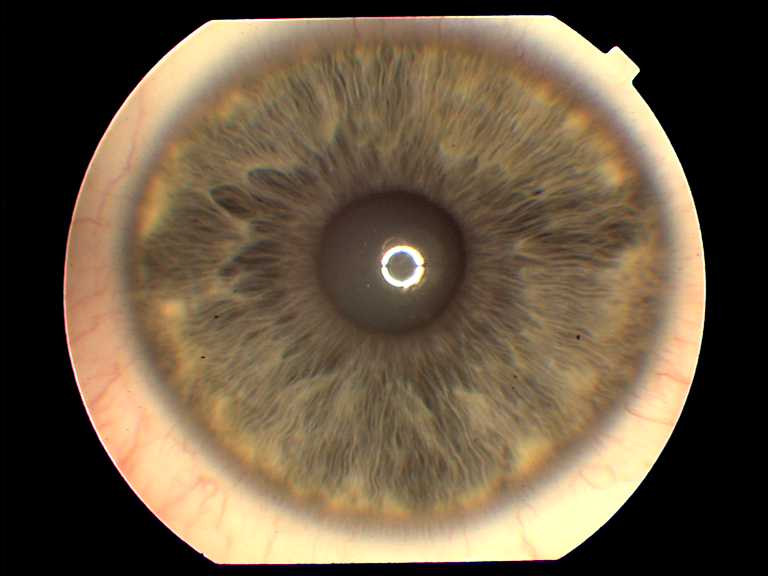
#> input picture iris-recognition/iris_database_train/irisA_1.png, 768 x 576 px, found by its file name; its folder holds only this picture in this run
$ python iris_classic.py
#> lines starting #> are read from the running program, lines starting #| are printed output that depends on the picture; after the words box and inside, x2 and y2 are one past the last pixel; in counts of white or black regions, pixels touching at a corner belong together
import os
import cv2
import numpy as np
from math import cos, sin, pi

class Circle:
    def __init__(self, a, b, radius):
        self.a = a
        self.b = b
        self.radius = radius

def exploding_circle_iris(image, a, b, value_to_decrease_radius, value_to_decrease_step_seed):
#To further improve the pupil centre we should run the function a second time -
#with the initial location from the previous set, decreased radius (by about 20)
#and smaller step between seed points (fine grain search).
    initial_radius = 50 - value_to_decrease_radius
    upper_limit_radius = 200 - value_to_decrease_radius

    initial_angle = 0
    upper_limit_angle = 360

    step = 5
    seed_point_steps = 3 - value_to_decrease_step_seed

    best_circle = Circle(0,0,0)
    best_brightness = 0
    bright_sum = 0

    for dx in range(-5,6):
        for dy in range(-5,6):
            a1 = a + seed_point_steps * dx
            b1 = b + seed_point_steps * dy

            for radius in range(initial_radius, upper_limit_radius, step):
                for angle in range(initial_angle, upper_limit_angle, step):

                    a2 = int(radius * cos((angle*pi)/180) + a1)
                    b2 = int(radius * sin((angle)*pi/180) + b1)

                    bright_sum += image[b2, a2]

                average_brightness = bright_sum / float(step)

                if (best_brightness > average_brightness):
                    best_brightness = average_brightness
                    best_circle = Circle(a1, b1, radius)

                bright_sum = 0

    return best_circle

def exploiding_half_circles(image, a, b, left):
    initial_radius = 50
    upper_limit_radius = 200

    initial_angle = 0
    upper_limit_angle = 360

    step = 5
    seed_point_steps = 3

    previous_brighness = None

    best_circle = Circle(0, 0, 0)

    for radius in range(initial_radius, upper_limit_radius, step):
        brightness_sum = 0

    image_copie=image.copy()

    for angle in range(-45+180*left, 45+180*left, step):

        x2 = int(radius * cos((angle*pi)/180) + a)
        y2 = int(radius * sin((angle)*pi/180) + b)

        #check that the coordinates are inside the image
        if x2<0 or x2>=image.shape[1] or y2<0 or y2>=image.shape[0]:
            break

        brightness_sum += image[y2,x2]

    average_brightness = float(brightness_sum) / ((120)/ float(step))

    if previous_brighness != None:
        if max_diff<(average_brightness-previous_brighness):
            max_diff =(average_brightness-previous_brighness)
            best_circle = Circle(a, b, radius-step)

    previous_brighness = average_brightness

    return best_circle


def remove_glare(image):
    H = cv2.calcHist([image], [0], None, [256], [0, 256])
    # plt.plot(H[150:])
    # plt.show()
    idx = np.argmax(H[150:]) + 151
    binary = cv2.threshold(image, idx, 255, cv2.THRESH_BINARY)[1]

    st3 = np.ones((3, 3), dtype="uint8")
    st7 = np.ones((7, 7), dtype="uint8")

    binary = cv2.morphologyEx(binary, cv2.MORPH_OPEN, st3)
    binary = cv2.morphologyEx(binary, cv2.MORPH_DILATE, st3, iterations=2)

    im_floodfill = binary.copy()

    h, w = im_floodfill.shape[:2]
    mask = np.zeros((h + 2, w + 2), np.uint8)

    cv2.floodFill(im_floodfill, mask, (0, 0), 255)

    im_floodfill_inv = cv2.bitwise_not(im_floodfill)
    im_out = binary | im_floodfill_inv
    im_out = cv2.morphologyEx(im_out, cv2.MORPH_DILATE, st7, iterations=1)
    _, _, stats, cents = cv2.connectedComponentsWithStats(im_out)
    cx, cy = 0, 0
    for st, cent in zip(stats, cents):
        if 1500 < st[4] < 3000:
            if 0.9 < st[2] / st[3] < 1.1:
                cx, cy = cent.astype(int)
                r = st[2] // 2
                cv2.circle(image, (cx, cy), r, (125, 125, 125), thickness=2)

    image = np.where(im_out, 80, image)
    image = cv2.medianBlur(image, 5)

    return image, cx, cy


def main(data_path):
#> called with data_path = './iris_database_train'
    data_path = '/home/anastasia/Έγγραφα/biometrics/lab5/iris_database_train/'
    # Get files from data path
    filename_list = [
        f for f in os.listdir(data_path) if os.path.isfile(os.path.join(data_path, f))
    ]

    for filename in filename_list:
        # Read image
        img = cv2.imread(os.path.join(data_path, filename))
#> img is the input picture: shape (576, 768, 3); mean B, G, R 66.4, 88.1, 104.6

        # Convert to gray
        gray = cv2.cvtColor(img, cv2.COLOR_BGR2GRAY)
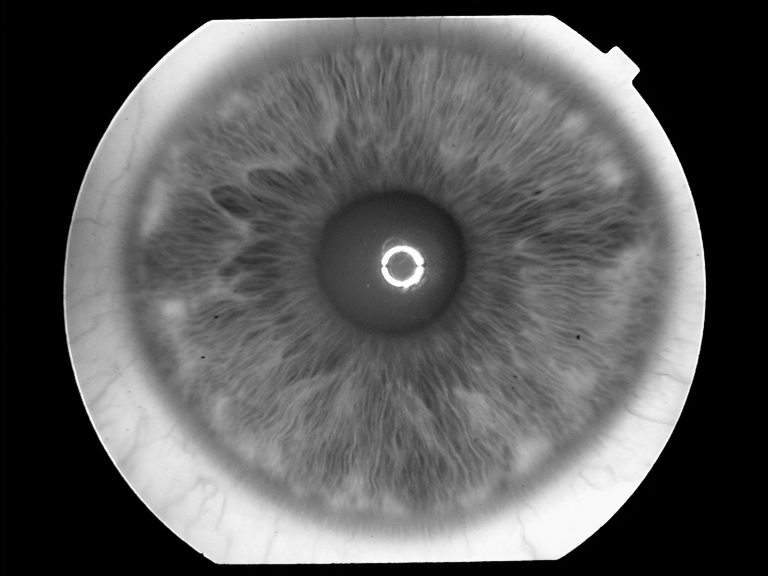
#> gray: shape (576, 768); min 0, max 255, mean 90.6

        # Remove glare
        img_no_glare, x, y = remove_glare(gray)
#> in remove_glare, `H = cv2.calcHist([image], [0], None, [256], [0, 256])`: H = 256 values, max 133023 at index 0, min 17 at index 22, mean 1728
#> in remove_glare, `idx = np.argmax(H[150:]) + 151`: idx = 249
#> in remove_glare, `binary = cv2.threshold(image, idx, 255, cv2.THRESH_BINARY)[1]`:
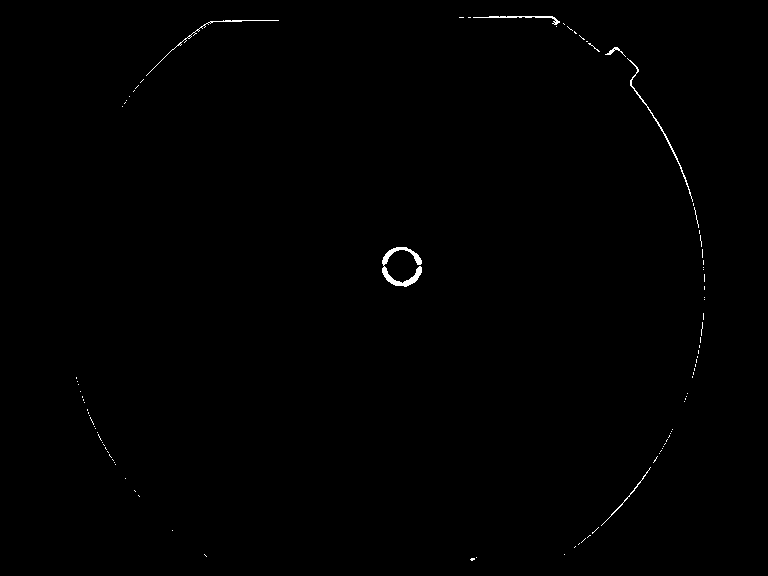
#> binary: shape (576, 768); 0.35% white in thin lines or dots, all inside (x1, y1, x2, y2) = (76, 16, 705, 561)
#> in remove_glare, `binary = cv2.morphologyEx(binary, cv2.MORPH_OPEN, st3)`:
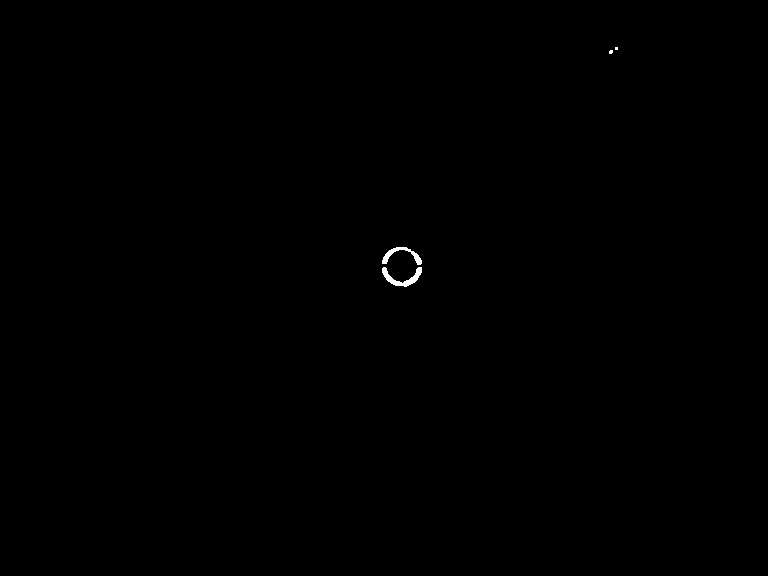
#> binary: shape (576, 768); 0.12% white; 4 white regions (2 under 20 px), largest, box (x1, y1, x2, y2) and area: (382, 267, 422, 287) 283, (382, 247, 422, 265) 222
#> in remove_glare, `binary = cv2.morphologyEx(binary, cv2.MORPH_DILATE, st3, iterations=2)`:
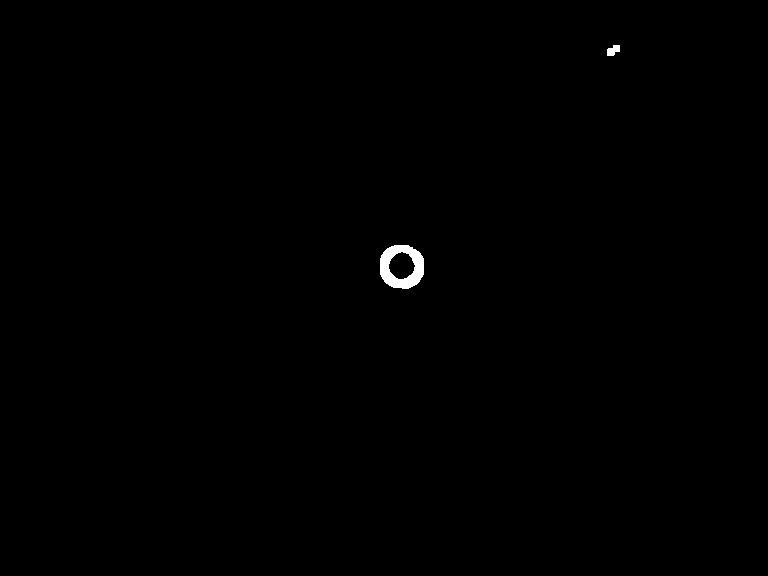
#> binary: shape (576, 768); 0.27% white; 2 white regions, box (x1, y1, x2, y2) and area: (380, 245, 424, 289) 1103, (607, 45, 620, 56) 103
#> in remove_glare, `cv2.floodFill(im_floodfill, mask, (0, 0), 255)`:
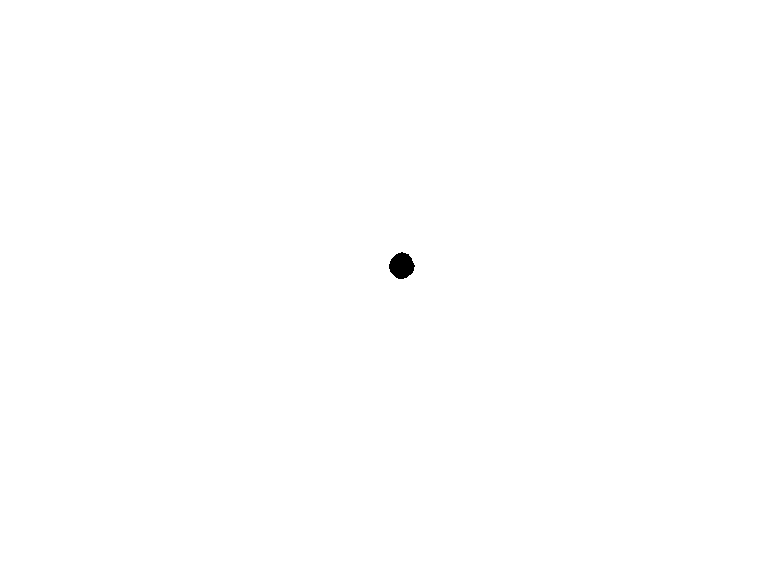
#> im_floodfill: shape (576, 768); 99.9% white; 1 black region, box (x1, y1, x2, y2) and area: (389, 252, 415, 279) 506
#> in remove_glare, `im_out = binary | im_floodfill_inv`: im_out: shape (576, 768); 0.39% white; 2 white regions, box (x1, y1, x2, y2) and area: (380, 245, 424, 289) 1609, (607, 45, 620, 56) 103
#> in remove_glare, `im_out = cv2.morphologyEx(im_out, cv2.MORPH_DILATE, st7, iterations=1)`:
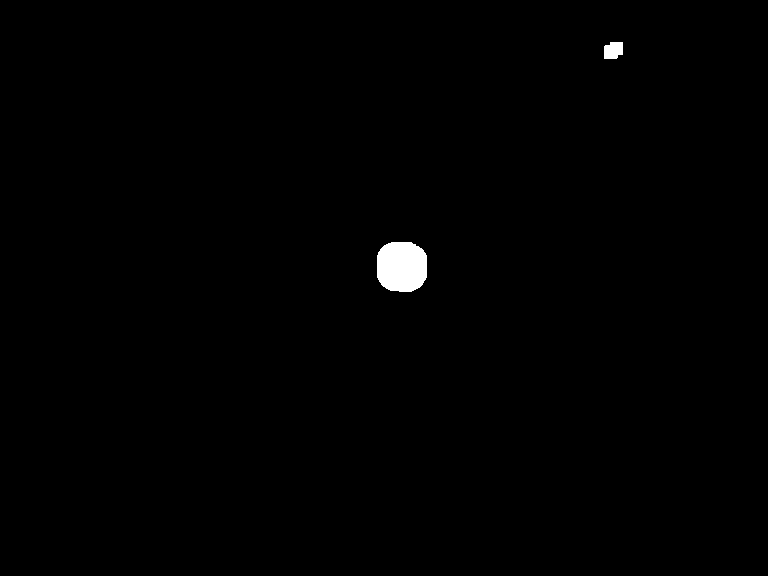
#> im_out: shape (576, 768); 0.56% white; 2 white regions, box (x1, y1, x2, y2) and area: (377, 242, 427, 292) 2173, (604, 42, 623, 59) 283
#> in remove_glare, `_, _, stats, cents = cv2.connectedComponentsWithStats(im_out)`: stats = [[0, 0, 768, 576, 439912], [604, 42, 19, 17, 283], [377, 242, 50, 50, 2173]]; cents = [[383.3, 287.8], [612.9, 49.98], [401.4, 266.3]]
#> the loop in remove_glare, `for st, cent in zip(stats, cents):` made 3 passes
#> (st, cent, cx, cy, r) on pass 3: ([377, 242, 50, 50, 2173], [401.4, 266.3], 401, 266, 25)
#> (st, cent) on passes 1 to 2: ([0, 0, 768, 576, 439912], [383.3, 287.8]), ([604, 42, 19, 17, 283], [612.9, 49.98])
#> after the loop in remove_glare, `for st, cent in zip(stats, cents):`: image: shape (576, 768); 0.11% of pixels changed, all inside (x1, y1, x2, y2) = (375, 240, 428, 293)
#> x = 401; y = 266

        # Exploding circle algorithm
        pupil_circle = exploding_circle_iris(img_no_glare, x, y, 0, 0)
#> after the loop in exploding_circle_iris, `for dx in range(-5,6):`: best_brightness = 0
        pupil_circle = exploding_circle_iris(img_no_glare, x, y, 20, 2)
        exploiding_half_circles(img_no_glare, x, y, 1)
#> the loop in exploiding_half_circles, `for angle in range(-45+180*left, 45+180*left, step): ` made 18 passes
#> (x2, y2, brightness_sum) on passes 1 to 12: (263, 403, 117), (251, 391, 233), (241, 377, 356), (232, 363, 464), (224, 348, 575), (217, 332, 683), (212, 316, 772), (208, 299, 886), (206, 282, 992), (206, 266, 1087), (206, 249, 1168), (208, 232, 1239)
#> after the loop in exploiding_half_circles, `for angle in range(-45+180*left, 45+180*left, step):`: brightness_sum = 1802
#> in exploiding_half_circles, `average_brightness = float(brightness_sum) / ((120)/ float(step))`: average_brightness = 75.08
        exploiding_half_circles(img_no_glare, x, y, 0)
#> the loop in exploiding_half_circles (call 2), `for angle in range(-45+180*left, 45+180*left, step): ` made 18 passes
#> (x2, y2, brightness_sum) on passes 1 to 12: (538, 128, 114), (550, 140, 236), (560, 154, 337), (569, 168, 437), (577, 183, 549), (584, 199, 630), (589, 215, 731), (593, 232, 818), (595, 249, 906), (596, 266, 1000), (595, 282, 1106), (593, 299, 1222)

        #circle_pupil = circle_iris(x, y, img_no_glare, 0, 0)
        #print(circle_pupil)
        #circle_pupil = circle_iris(x, y, img_no_glare, 20, 2)


        cv2.imshow("Original image", img)
        cv2.imshow("Gray", gray)
        cv2.imshow("No glare", img_no_glare)
        key = cv2.waitKey()
#> (key x is pressed here)
        if key == ord("x"):
            break


if __name__ == "__main__":
    data_path = "./iris_database_train"
    main(data_path)

$ run again, on iris-recognition/iris_database_train/irisC_1.png
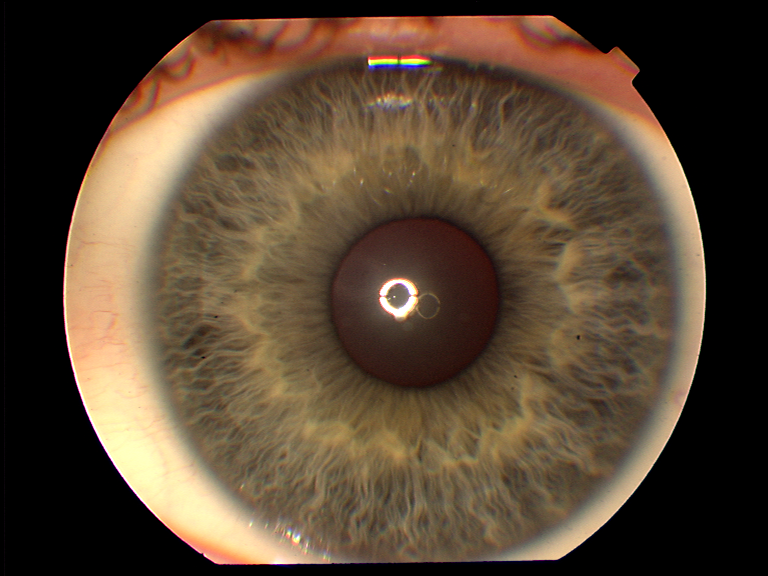
#> input picture iris-recognition/iris_database_train/irisC_1.png, 768 x 576 px, found by its file name
#> in main, img is the input picture: shape (576, 768, 3); mean B, G, R 51.6, 70.4, 88.6
#> H = 256 values, max 135120 at index 0, min 24 at index 254, mean 1728
#> idx = 190
#> in remove_glare, `binary = cv2.threshold(image, idx, 255, cv2.THRESH_BINARY)[1]`:
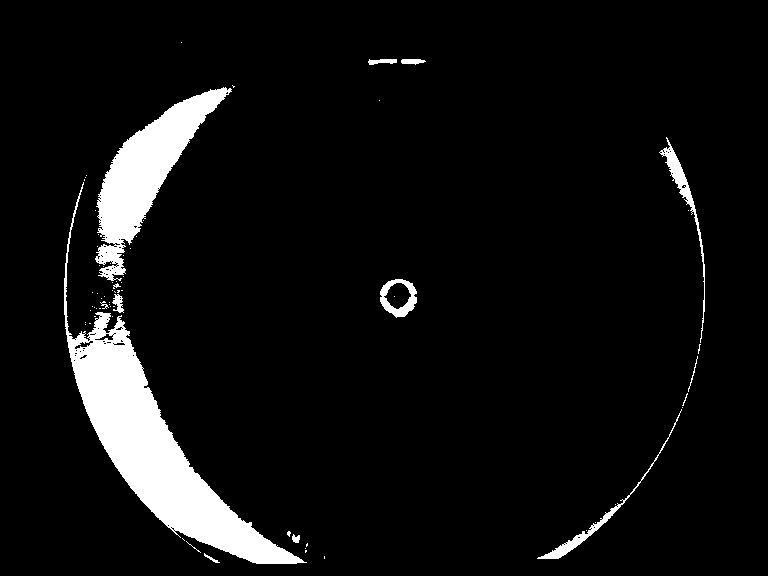
#> binary: shape (576, 768); 6.6% white; 70 white regions (57 under 20 px), largest, box (x1, y1, x2, y2) and area: (64, 182, 307, 564) 17409, (95, 87, 232, 281) 8554, (659, 137, 705, 343) 924
#> im_floodfill: shape (576, 768); 99.9% white; 3 black regions (2 under 20 px), largest, box (x1, y1, x2, y2) and area: (389, 285, 407, 306) 260
#> stats = [[0, 0, 768, 576, 399319], [364, 54, 65, 16, 969], [59, 83, 249, 486, 35787], [659, 143, 47, 97, 2017], [59, 273, 13, 19, 247], [375, 274, 47, 48, 1948], [536, 499, 90, 65, 2081]]; cents = [[401.6, 281.3], [395.7, 61.17], [153.8, 353.8], [682.5, 185.7], [65, 282], [398.1, 297], [581.8, 534.9]]
#> the loop in remove_glare, `for st, cent in zip(stats, cents):` made 7 passes
#> (st, cent, cx, cy, r) on pass 6: ([375, 274, 47, 48, 1948], [398.1, 297], 398, 296, 23)
#> in remove_glare, `image = np.where(im_out, 80, image)`:
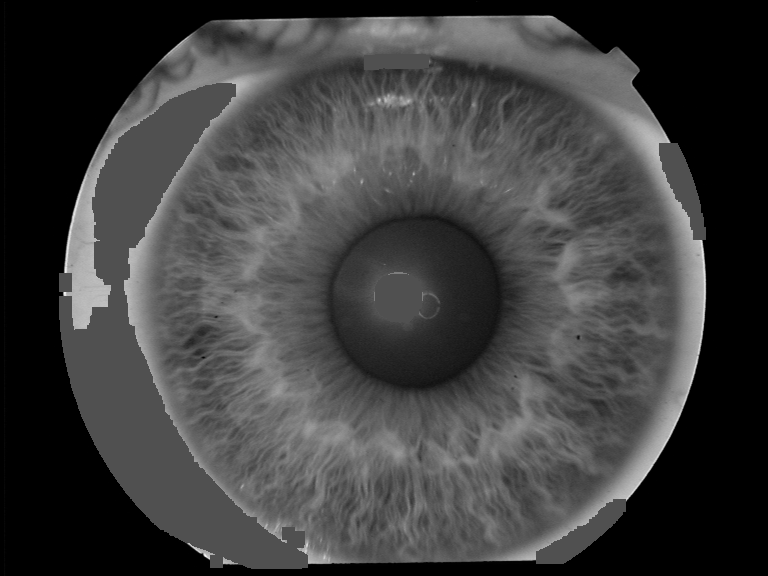
#> image: shape (576, 768); min 0, max 250, mean 63.2
#> x = 398; y = 296
#> after the loop in exploding_circle_iris, `for dx in range(-5,6):`: best_brightness = 0
#> the loop in exploiding_half_circles, `for angle in range(-45+180*left, 45+180*left, step): ` made 18 passes
#> (x2, y2, brightness_sum) on passes 1 to 8: (260, 433, 101), (248, 421, 202), (238, 407, 308), (229, 393, 402), (221, 378, 504), (214, 362, 581), (209, 346, 664), (205, 329, 716)
#> after the loop in exploiding_half_circles, `for angle in range(-45+180*left, 45+180*left, step):`: brightness_sum = 1678
#> average_brightness = 69.92
#> the loop in exploiding_half_circles (call 2), `for angle in range(-45+180*left, 45+180*left, step): ` made 18 passes
#> (x2, y2, brightness_sum) on passes 1 to 8: (535, 158, 89), (547, 170, 175), (557, 184, 268), (566, 198, 341), (574, 213, 418), (581, 229, 493), (586, 245, 588), (590, 262, 674)

$ run again, on iris-recognition/iris_database_train/irisC_2.png
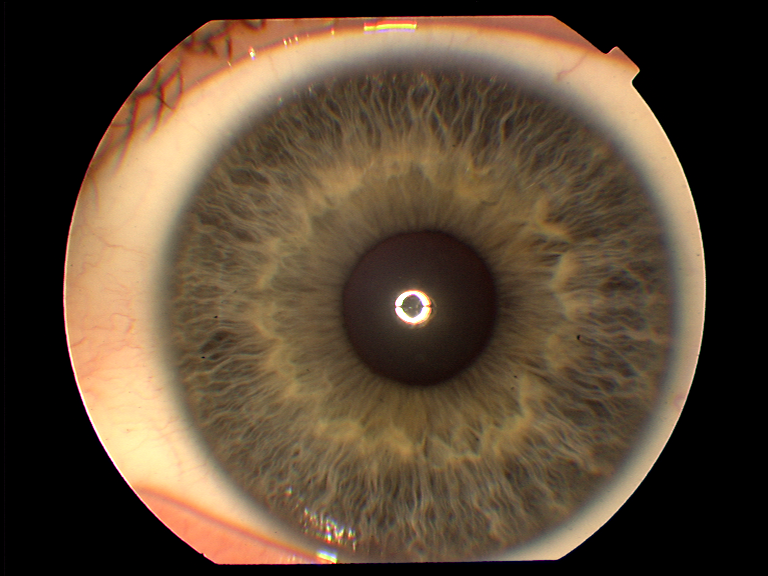
#> input picture iris-recognition/iris_database_train/irisC_2.png, 768 x 576 px, found by its file name
#> in main, img is the input picture: shape (576, 768, 3); mean B, G, R 52.8, 72.3, 90.7
#> H = 256 values, max 135686 at index 0, min 12 at index 254, mean 1728
#> idx = 191
#> in remove_glare, `binary = cv2.threshold(image, idx, 255, cv2.THRESH_BINARY)[1]`:
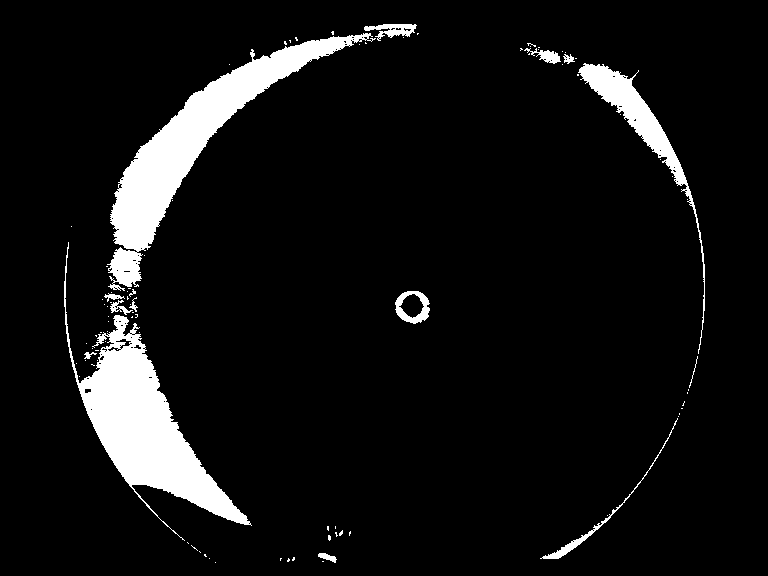
#> binary: shape (576, 768); 7.4% white; 93 white regions (78 under 20 px), largest, box (x1, y1, x2, y2) and area: (64, 242, 252, 541) 13254, (107, 33, 376, 291) 13101, (578, 63, 705, 354) 3653
#> im_floodfill: shape (576, 768); 100% white; 4 black regions (3 under 20 px), largest, box (x1, y1, x2, y2) and area: (404, 297, 420, 315) 195
#> stats = [[0, 0, 768, 576, 393907], [67, 19, 354, 511, 37661], [534, 45, 164, 161, 6700], [390, 286, 45, 43, 1675], [62, 334, 13, 13, 169], [538, 505, 82, 59, 1609], [323, 531, 13, 14, 182], [313, 548, 28, 19, 465]]; cents = [[398.3, 290.3], [178.1, 273.6], [627.3, 111], [412.2, 306.6], [68, 340], [578.3, 539], [329, 537.5], [326.8, 556.8]]
#> the loop in remove_glare, `for st, cent in zip(stats, cents):` made 8 passes
#> (st, cent, cx, cy, r) on pass 4: ([390, 286, 45, 43, 1675], [412.2, 306.6], 412, 306, 22)
#> in remove_glare, `image = np.where(im_out, 80, image)`:
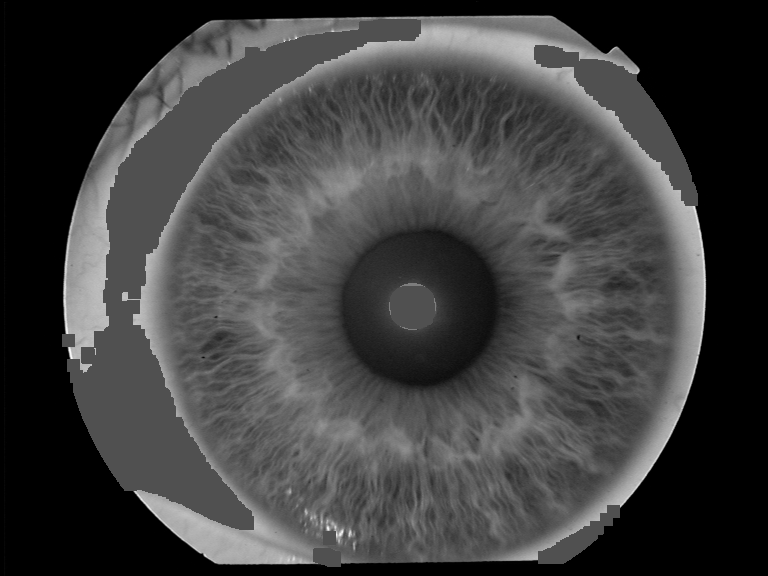
#> image: shape (576, 768); min 0, max 252, mean 63.6
#> x = 412; y = 306
#> after the loop in exploding_circle_iris, `for dx in range(-5,6):`: best_brightness = 0
#> the loop in exploiding_half_circles, `for angle in range(-45+180*left, 45+180*left, step): ` made 18 passes
#> (x2, y2, brightness_sum) on passes 1 to 8: (274, 443, 98), (262, 431, 188), (252, 417, 290), (243, 403, 378), (235, 388, 456), (228, 372, 534), (223, 356, 609), (219, 339, 655)
#> after the loop in exploiding_half_circles, `for angle in range(-45+180*left, 45+180*left, step):`: brightness_sum = 1525
#> average_brightness = 63.54
#> the loop in exploiding_half_circles (call 2), `for angle in range(-45+180*left, 45+180*left, step): ` made 18 passes
#> (x2, y2, brightness_sum) on passes 1 to 8: (549, 168, 83), (561, 180, 164), (571, 194, 246), (580, 208, 317), (588, 223, 373), (595, 239, 447), (600, 255, 536), (604, 272, 605)
